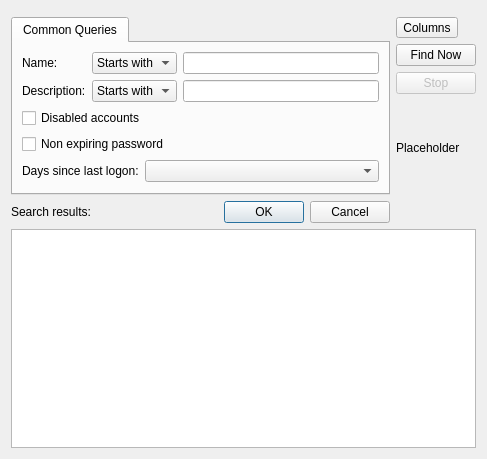
<?xml version="1.0" encoding="UTF-8"?>
<ui version="4.0">
 <class>entitySelectionAdvancedWidget</class>
 <widget class="QWidget" name="entitySelectionAdvancedWidget">
  <property name="geometry">
   <rect>
    <x>0</x>
    <y>0</y>
    <width>487</width>
    <height>459</height>
   </rect>
  </property>
  <property name="windowTitle">
   <string>Form</string>
  </property>
  <layout class="QGridLayout" name="gridLayout_2">
   <item row="1" column="0" rowspan="4" colspan="2">
    <widget class="QTabWidget" name="commonQueriesTabWidget">
     <property name="currentIndex">
      <number>0</number>
     </property>
     <widget class="QWidget" name="tab">
      <attribute name="title">
       <string>Common Queries</string>
      </attribute>
      <layout class="QGridLayout" name="gridLayout">
       <item row="2" column="0" colspan="3">
        <widget class="QCheckBox" name="disabledAccountsCheckBox">
         <property name="text">
          <string>Disabled accounts</string>
         </property>
        </widget>
       </item>
       <item row="1" column="3">
        <widget class="QLineEdit" name="descriptionLineEdit"/>
       </item>
       <item row="0" column="0">
        <widget class="QLabel" name="nameLabel">
         <property name="text">
          <string>Name:</string>
         </property>
        </widget>
       </item>
       <item row="0" column="3">
        <widget class="QLineEdit" name="nameLineEdit"/>
       </item>
       <item row="4" column="0" colspan="2">
        <widget class="QLabel" name="daysLastLogonLabel">
         <property name="text">
          <string>Days since last logon:</string>
         </property>
        </widget>
       </item>
       <item row="3" column="0" colspan="3">
        <widget class="QCheckBox" name="nonExpiringPasswordCheckBox">
         <property name="text">
          <string>Non expiring password</string>
         </property>
        </widget>
       </item>
       <item row="1" column="0">
        <widget class="QLabel" name="descriptionLabel">
         <property name="text">
          <string>Description:</string>
         </property>
        </widget>
       </item>
       <item row="1" column="1" colspan="2">
        <widget class="QComboBox" name="descriptionQueryComboBox">
         <item>
          <property name="text">
           <string>Starts with</string>
          </property>
         </item>
         <item>
          <property name="text">
           <string>Is exactly</string>
          </property>
         </item>
        </widget>
       </item>
       <item row="0" column="1" colspan="2">
        <widget class="QComboBox" name="nameQueryComboBox">
         <item>
          <property name="text">
           <string>Starts with</string>
          </property>
         </item>
         <item>
          <property name="text">
           <string>Is exactly</string>
          </property>
         </item>
        </widget>
       </item>
       <item row="4" column="2" colspan="2">
        <widget class="QComboBox" name="daysLastLogonComboBox"/>
       </item>
      </layout>
     </widget>
    </widget>
   </item>
   <item row="5" column="0">
    <widget class="QLabel" name="label">
     <property name="text">
      <string>Search results:</string>
     </property>
    </widget>
   </item>
   <item row="5" column="1">
    <widget class="QDialogButtonBox" name="dialogButtonBox">
     <property name="standardButtons">
      <set>QDialogButtonBox::Cancel|QDialogButtonBox::Ok</set>
     </property>
    </widget>
   </item>
   <item row="4" column="2">
    <widget class="QLabel" name="searchIconLabel">
     <property name="text">
      <string>Placeholder</string>
     </property>
    </widget>
   </item>
   <item row="2" column="2">
    <widget class="QPushButton" name="findNowButton">
     <property name="text">
      <string>Find Now</string>
     </property>
    </widget>
   </item>
   <item row="3" column="2">
    <widget class="QPushButton" name="stopButton">
     <property name="enabled">
      <bool>false</bool>
     </property>
     <property name="text">
      <string>Stop</string>
     </property>
    </widget>
   </item>
   <item row="1" column="2">
    <widget class="QToolButton" name="columnsToolButton">
     <property name="text">
      <string>Columns</string>
     </property>
    </widget>
   </item>
   <item row="6" column="0" colspan="3">
    <widget class="QTableView" name="tableView"/>
   </item>
   <item row="0" column="0" colspan="3">
    <widget class="EntitySelectionBaseWidget" name="entitySelectionBaseWidget" native="true"/>
   </item>
  </layout>
 </widget>
 <customwidgets>
  <customwidget>
   <class>EntitySelectionBaseWidget</class>
   <extends>QWidget</extends>
   <header>entityselectionbasewidget.h</header>
   <container>1</container>
  </customwidget>
 </customwidgets>
 <resources/>
 <connections/>
</ui>
